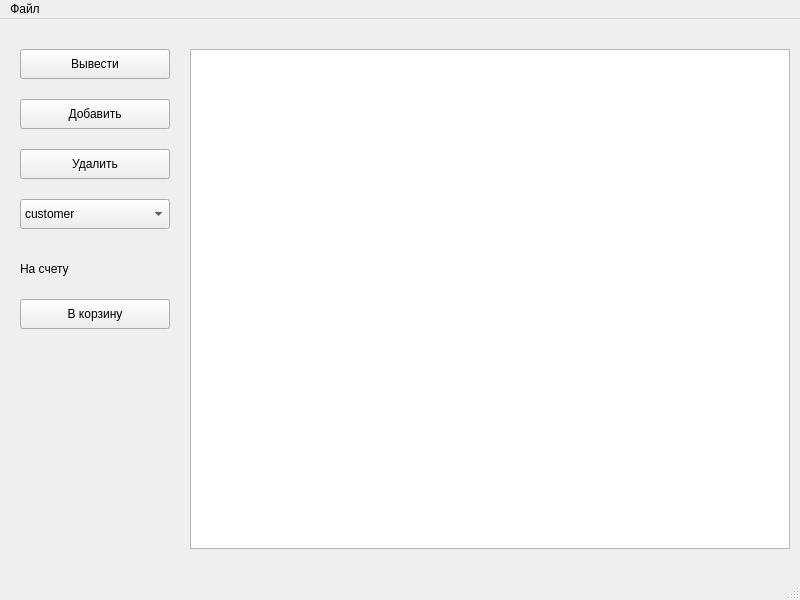
<?xml version="1.0" encoding="UTF-8"?>
<ui version="4.0">
 <class>MainWindow</class>
 <widget class="QMainWindow" name="MainWindow">
  <property name="geometry">
   <rect>
    <x>0</x>
    <y>0</y>
    <width>800</width>
    <height>600</height>
   </rect>
  </property>
  <property name="windowTitle">
   <string>Автомагазин</string>
  </property>
  <widget class="QWidget" name="centralwidget">
   <widget class="QPushButton" name="get_Data">
    <property name="geometry">
     <rect>
      <x>20</x>
      <y>30</y>
      <width>150</width>
      <height>30</height>
     </rect>
    </property>
    <property name="text">
     <string>Вывести</string>
    </property>
    <property name="checkable">
     <bool>false</bool>
    </property>
   </widget>
   <widget class="QPushButton" name="add_Data">
    <property name="enabled">
     <bool>true</bool>
    </property>
    <property name="geometry">
     <rect>
      <x>20</x>
      <y>80</y>
      <width>150</width>
      <height>30</height>
     </rect>
    </property>
    <property name="text">
     <string>Добавить</string>
    </property>
    <property name="checkable">
     <bool>false</bool>
    </property>
   </widget>
   <widget class="QPushButton" name="delete_Data">
    <property name="geometry">
     <rect>
      <x>20</x>
      <y>130</y>
      <width>150</width>
      <height>30</height>
     </rect>
    </property>
    <property name="text">
     <string>Удалить</string>
    </property>
   </widget>
   <widget class="QTableView" name="tableView">
    <property name="enabled">
     <bool>true</bool>
    </property>
    <property name="geometry">
     <rect>
      <x>190</x>
      <y>30</y>
      <width>600</width>
      <height>500</height>
     </rect>
    </property>
    <property name="sortingEnabled">
     <bool>true</bool>
    </property>
   </widget>
   <widget class="QComboBox" name="comboBox">
    <property name="geometry">
     <rect>
      <x>20</x>
      <y>180</y>
      <width>150</width>
      <height>30</height>
     </rect>
    </property>
    <property name="editable">
     <bool>false</bool>
    </property>
    <property name="currentText">
     <string notr="true">customer</string>
    </property>
    <item>
     <property name="text">
      <string>customer</string>
     </property>
    </item>
    <item>
     <property name="text">
      <string>cheque</string>
     </property>
    </item>
    <item>
     <property name="text">
      <string>operator</string>
     </property>
    </item>
    <item>
     <property name="text">
      <string>order</string>
     </property>
    </item>
    <item>
     <property name="text">
      <string>order_product</string>
     </property>
    </item>
    <item>
     <property name="text">
      <string>product</string>
     </property>
    </item>
    <item>
     <property name="text">
      <string>supplier</string>
     </property>
    </item>
    <item>
     <property name="text">
      <string>warehouse</string>
     </property>
    </item>
    <item>
     <property name="text">
      <string>warehouse_product</string>
     </property>
    </item>
    <item>
     <property name="text">
      <string>category</string>
     </property>
    </item>
   </widget>
   <widget class="QLabel" name="label">
    <property name="geometry">
     <rect>
      <x>20</x>
      <y>240</y>
      <width>50</width>
      <height>20</height>
     </rect>
    </property>
    <property name="text">
     <string>На счету</string>
    </property>
   </widget>
   <widget class="QLabel" name="account">
    <property name="geometry">
     <rect>
      <x>80</x>
      <y>240</y>
      <width>100</width>
      <height>20</height>
     </rect>
    </property>
    <property name="text">
     <string/>
    </property>
   </widget>
   <widget class="QPushButton" name="toBasket">
    <property name="geometry">
     <rect>
      <x>20</x>
      <y>280</y>
      <width>150</width>
      <height>30</height>
     </rect>
    </property>
    <property name="text">
     <string>В корзину</string>
    </property>
   </widget>
  </widget>
  <widget class="QStatusBar" name="statusbar"/>
  <widget class="QMenuBar" name="menubar">
   <property name="geometry">
    <rect>
     <x>0</x>
     <y>0</y>
     <width>800</width>
     <height>21</height>
    </rect>
   </property>
   <widget class="QMenu" name="menu">
    <property name="title">
     <string>Файл</string>
    </property>
    <addaction name="loginMenu"/>
    <addaction name="basketMenu"/>
    <addaction name="customerMenu"/>
   </widget>
   <addaction name="menu"/>
  </widget>
  <action name="action">
   <property name="text">
    <string>Подключиться</string>
   </property>
  </action>
  <action name="loginMenu">
   <property name="text">
    <string>Подключиться</string>
   </property>
  </action>
  <action name="basketMenu">
   <property name="text">
    <string>Корзина</string>
   </property>
  </action>
  <action name="customerMenu">
   <property name="text">
    <string>Новый покупатель</string>
   </property>
  </action>
 </widget>
 <resources/>
 <connections/>
</ui>
